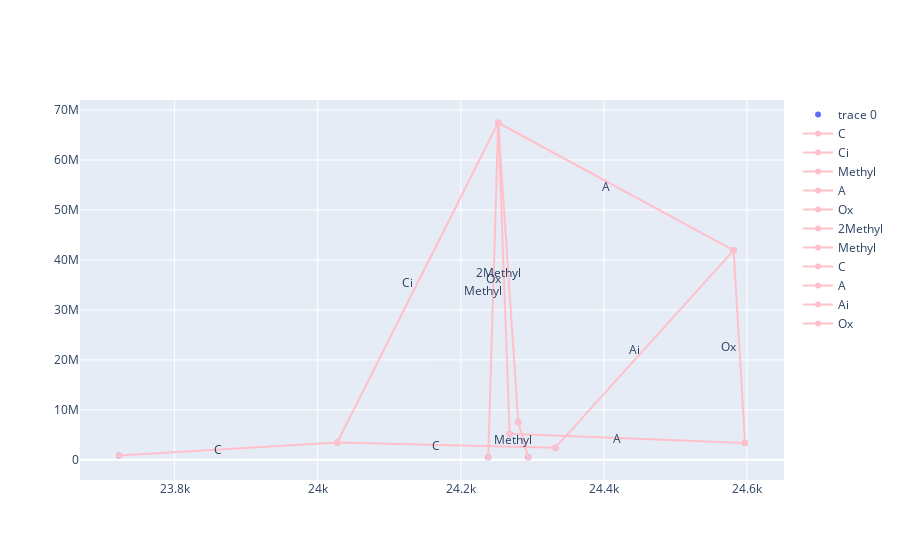

Notebook cell for this chart:
### Code cell
idx = 1
group = idx - 1
df_nodes = df[df.Mass.isin(subgraphs_nodes[group])]
df_edges = subgraphs_edges[group]
plotly_basecalling(df_nodes, df_edges, y='Vol', annotate=False)
df_nodes.Mass, df_edges

### Figure 1 — Plotly figure (JSON) as saved in the notebook; plotly's stock layout.template omitted (floating-point values rounded to 4 significant figures)
{"data": [{"mode": "markers", "type": "scatter", "x": [23720.0, 24030.0, 24240.0, 24250.0, 24270.0, 24280.0, 24290.0, 24330.0, 24580.0, 24600.0], "y": [845900.0, 3460000.0, 511800.0, 67450000.0, 5196000.0, 7528000.0, 517600.0, 2428000.0, 41920000.0, 3341000.0]}, {"line": {"color": "pink"}, "mode": "lines+markers", "name": "C", "type": "scatter", "x": [23720.0, 24030.0], "y": [845900.0, 3460000.0]}, {"line": {"color": "pink"}, "mode": "lines+markers", "name": "Ci", "type": "scatter", "x": [24030.0, 24250.0], "y": [3460000.0, 67450000.0]}, {"line": {"color": "pink"}, "mode": "lines+markers", "name": "Methyl", "type": "scatter", "x": [24240.0, 24250.0], "y": [511800.0, 67450000.0]}, {"line": {"color": "pink"}, "mode": "lines+markers", "name": "A", "type": "scatter", "x": [24270.0, 24600.0], "y": [5196000.0, 3341000.0]}, {"line": {"color": "pink"}, "mode": "lines+markers", "name": "Ox", "type": "scatter", "x": [24250.0, 24270.0], "y": [67450000.0, 5196000.0]}, {"line": {"color": "pink"}, "mode": "lines+markers", "name": "2Methyl", "type": "scatter", "x": [24250.0, 24280.0], "y": [67450000.0, 7528000.0]}, {"line": {"color": "pink"}, "mode": "lines+markers", "name": "Methyl", "type": "scatter", "x": [24280.0, 24290.0], "y": [7528000.0, 517600.0]}, {"line": {"color": "pink"}, "mode": "lines+markers", "name": "C", "type": "scatter", "x": [24030.0, 24330.0], "y": [3460000.0, 2428000.0]}, {"line": {"color": "pink"}, "mode": "lines+markers", "name": "A", "type": "scatter", "x": [24250.0, 24580.0], "y": [67450000.0, 41920000.0]}, {"line": {"color": "pink"}, "mode": "lines+markers", "name": "Ai", "type": "scatter", "x": [24330.0, 24580.0], "y": [2428000.0, 41920000.0]}, {"line": {"color": "pink"}, "mode": "lines+markers", "name": "Ox", "type": "scatter", "x": [24580.0, 24600.0], "y": [41920000.0, 3341000.0]}], "layout": {"annotations": [{"arrowhead": 1, "showarrow": false, "text": "C", "x": 23870.0, "xshift": -10, "y": 2153000.0}, {"arrowhead": 1, "showarrow": false, "text": "Ci", "x": 24140.0, "xshift": -10, "y": 35450000.0}, {"arrowhead": 1, "showarrow": false, "text": "Methyl", "x": 24250.0, "xshift": -10, "y": 33980000.0}, {"arrowhead": 1, "showarrow": false, "text": "A", "x": 24430.0, "xshift": -10, "y": 4268000.0}, {"arrowhead": 1, "showarrow": false, "text": "Ox", "x": 24260.0, "xshift": -10, "y": 36320000.0}, {"arrowhead": 1, "showarrow": false, "text": "2Methyl", "x": 24270.0, "xshift": -10, "y": 37490000.0}, {"arrowhead": 1, "showarrow": false, "text": "Methyl", "x": 24290.0, "xshift": -10, "y": 4023000.0}, {"arrowhead": 1, "showarrow": false, "text": "C", "x": 24180.0, "xshift": -10, "y": 2944000.0}, {"arrowhead": 1, "showarrow": false, "text": "A", "x": 24420.0, "xshift": -10, "y": 54680000.0}, {"arrowhead": 1, "showarrow": false, "text": "Ai", "x": 24460.0, "xshift": -10, "y": 22170000.0}, {"arrowhead": 1, "showarrow": false, "text": "Ox", "x": 24590.0, "xshift": -10, "y": 22630000.0}]}}
